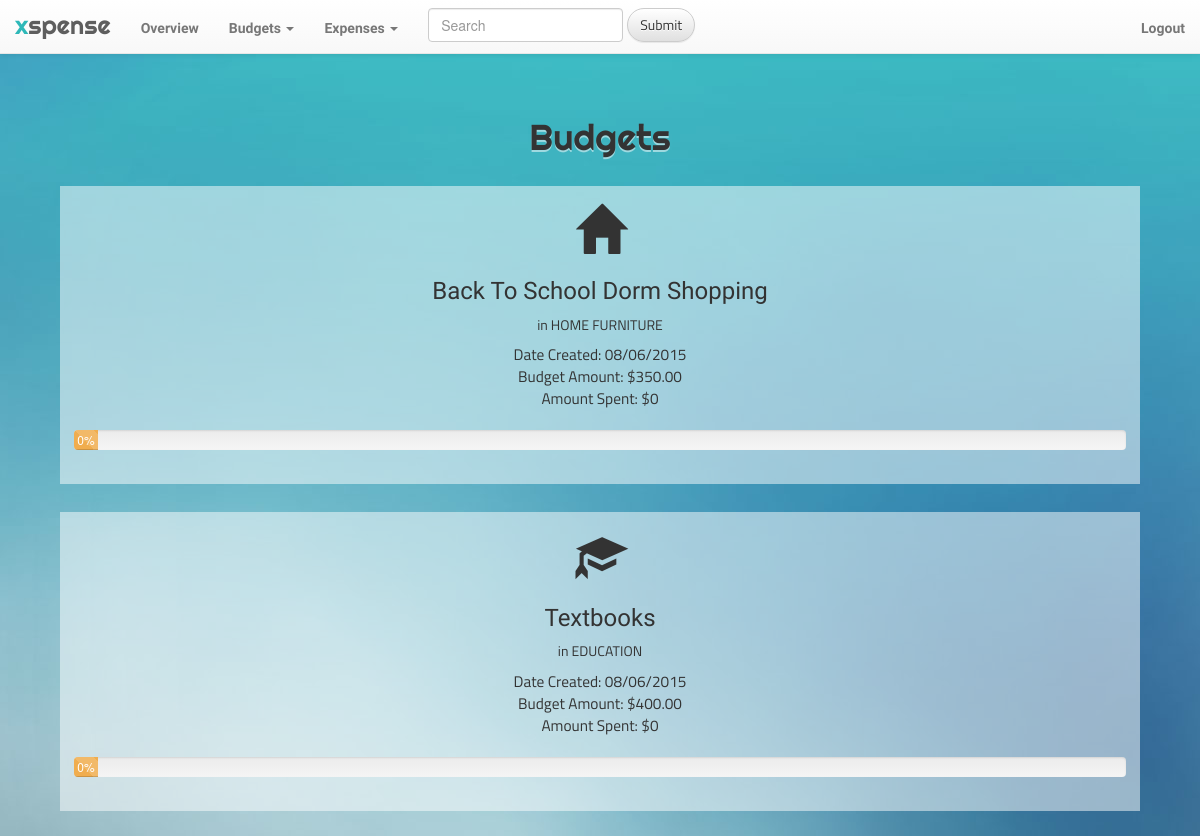
The page /budgets (signed in, upper part) on the database as committed earlier.
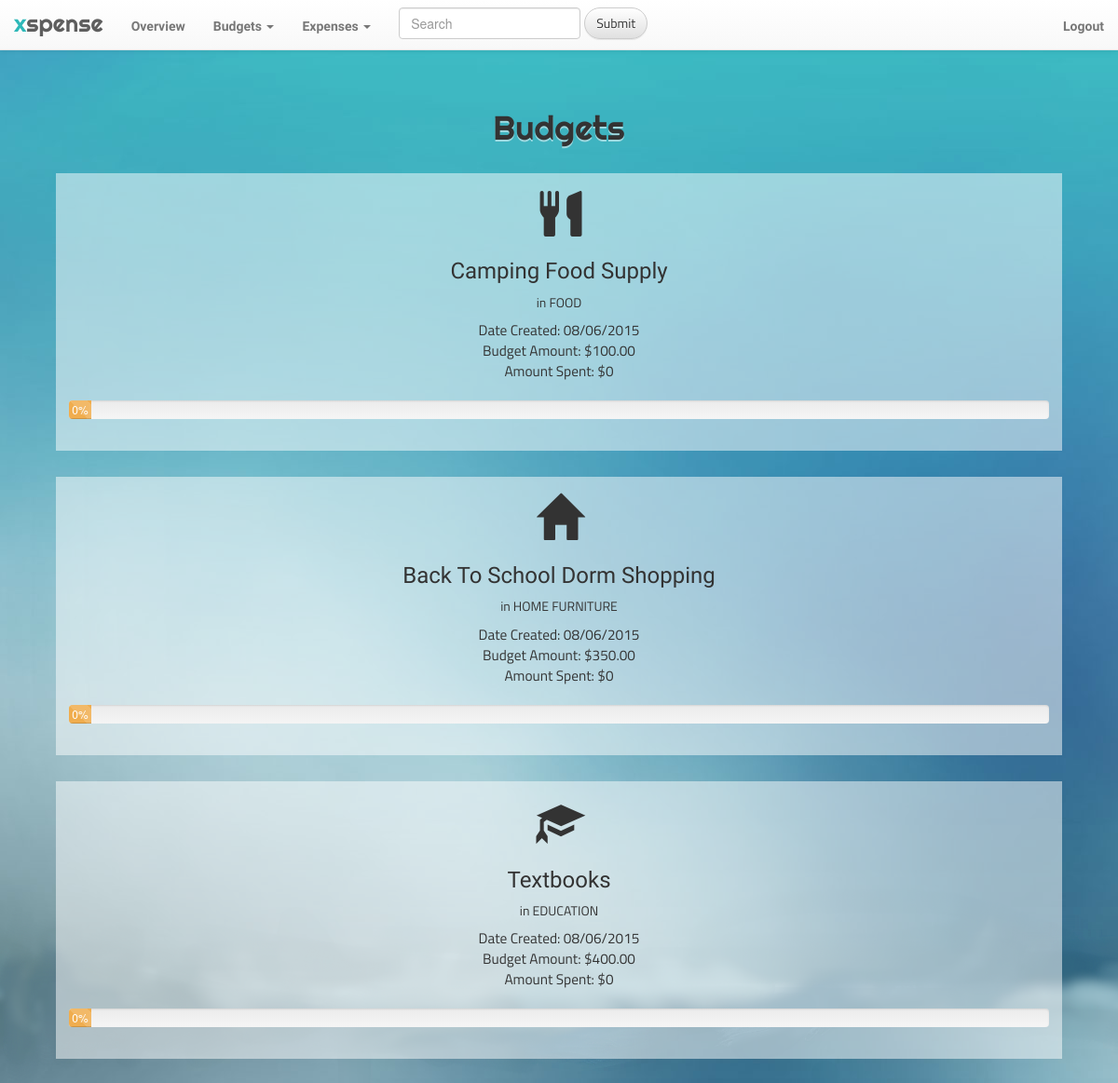
The same page on the database as committed later.
### app_xspense/models.py (models this page shows, shortened)
class Budget(models.Model):
	ELECTRONICS = 0
	OFFICE = 1
	ENTERTAINMENT = 2
	HOME_FURNITURE = 3
	CLOTHES = 4
	BABY_KIDS = 5
	TOYS_GAMES_CRAFTS = 6
	FOOD = 7
	HEALTH = 8
	BEAUTY = 9
	SPORTS_FITNESS = 10
	AUTO = 11
	GIFTS = 12
	OTHER = 13
	EDUCATION = 14
	category_choices = [
		(ELECTRONICS, 'electronics'),
		(OFFICE, 'office'),
		(ENTERTAINMENT, 'entertainment'),
		(HOME_FURNITURE, 'home/furniture'),
		(CLOTHES, 'clothes'),
		(BABY_KIDS, 'baby/kids'),
		(TOYS_GAMES_CRAFTS, 'toys/games/crafts'),
		(FOOD, 'food'),
		(HEALTH, 'health'),
		(BEAUTY, 'beauty'),
		(SPORTS_FITNESS, 'sports/fitness'),
		(AUTO, 'auto'),
		(GIFTS, 'gifts'),
		(OTHER, 'other'),
		(EDUCATION, 'education')
		]
	category = models.IntegerField(choices=category_choices, default=13)
	user = models.ForeignKey('auth.User', null=True)
	purpose = models.TextField()
	amount = models.DecimalField(max_digits=9, decimal_places=2)
	date_created = models.DateTimeField(
		default=timezone.now)

### app_xspense/views.py (the view)
# urls.py: url(r'^budgets$', views.all_budgets, name='all_budgets'),
@login_required
def all_budgets(request):
	budgets = Budget.objects.filter(user=request.user).order_by('category').order_by('-date_created')
	return render(request, 'app_xspense/budgets.html', {'budgets': budgets})

### app_xspense/templatetags/filters.py (called while the page is built)
@register.filter(name='categoryString')
def categoryString(value):
	return {
		0: 'ELECTRONICS',
        1: 'OFFICE',
        2: 'ENTERTAINMENT',
        3: 'HOME FURNITURE',
        4: 'CLOTHES',
        5: 'BABY & KIDS',
        6: 'TOYS & GAMES',
        7: 'FOOD',
        8: 'HEALTH',
        9: 'BEAUTY',
        10: 'FITNESS',
        11: 'AUTO',
        12: 'GIFTS',
        13: 'OTHER',
        14: 'EDUCATION'
    }.get(value, 13)

@register.filter(name='sumExpenses')
def sumExpenses(expenses):
	total = 0;
	for expense in expenses:
		total = total + expense.price
	return total

@register.filter(name='icon')
def icon(category):
    icon = {
        0: 'headphones',
        1: 'paperclip',
        2: 'facetime-video',
        3: 'home',
        4: 'sunglasses',
        5: 'ice-lolly-tasted',
        6: 'bishop',
        7: 'cutlery',
        8: 'plus-sign',
        9: 'eye-open',
        10: 'scale',
        11: 'dashboard',
        12: 'gift',
        13: 'option-horizontal',
        14: 'education'
    }.get(category, 13)
    return '<span class="glyphicon glyphicon-' + icon + ' small-12 medium-1 columns" aria-hidden="true"></span>'

### app_xspense/templates/app_xspense/budgets.html
{% extends "app_xspense/base.html" %}
{% load filters %}
{% block content %}
	<h1 class="head-title">Budgets</h1>
	{% for budget in budgets %}
		<div class="solo-page container" style="width: 90%">
			<section class="small-6 columns">
				{{ budget.category|icon|safe }}
				<div class="small-12 medium-9 columns">
					<h3 class="title">{{ budget.purpose|title }}</h3>
					<h5>in {{ budget.category|categoryString }}</h5>
					<p>Date Created: {{ budget.date_created|date:"m/d/Y" }}</p>
				</div>
			</section>
			<section class="small-6 columns">
				<div class="row">
					<p class="small-12 medium-6 columns">Budget Amount: ${{ budget.amount }}</p>
					<p class="small-12 medium-6 columns">Amount Spent: ${{ budget.expense_set.all | sumExpenses}}</p>
				</div>
				<br>
				{{ budget | progress | safe }}
			</section>
		</div>
	{% endfor %}
{% endblock %}

Rows that differ between the two databases and show on the page:
added Budget: purpose "Camping Food Supply", category|categoryString "FOOD", date_created "08/06/2015", amount "100.00", expense_set.all|sumExpenses "0", id+amount "0%"
